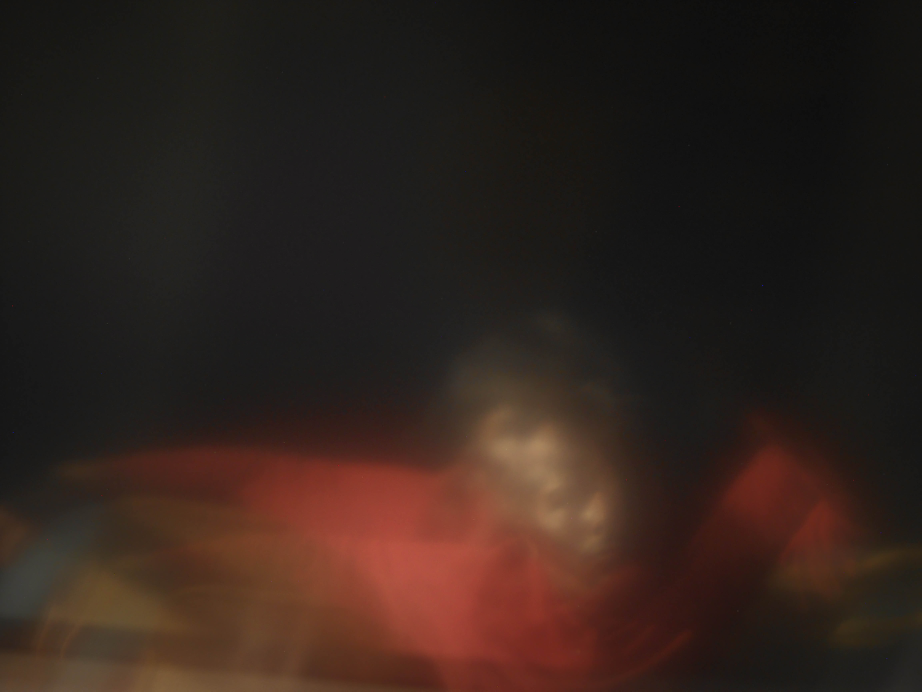
#> input picture assets/img/img.jpg, 4608 x 3456 px, given in place of the camera (shown at 1/5 size)
$ python identity.py
#> lines starting #> are read from the running program, lines starting #| are printed output that depends on the picture
import cv2
import numpy as np
import time

cap = cv2.VideoCapture(0)
cap.set(cv2.CAP_PROP_FRAME_WIDTH, 640)
cap.set(cv2.CAP_PROP_FRAME_HEIGHT, 480)

previous_frame = None
silhouette_persistent = None

phrases = [
    "did you hear what i said?",
    "where did he move to?",
    "just try your best.",
    "you're so annoying.",
    "fruit for breakfast.",
    "i didn't get the job.",
    "couldn't be me.",
    "sounds like fun.",
    "i swear, i can never take you seriously.",
    "colored felt & denim.",
    "i can't.",
    "i'm a bad mom.",
    "yeah, it just wasn't for me.",
    "wanna grab lunch tomorrow?",
    "oh my god, and then what happened?",
    "i haven't heard anything back.",
    "i already told you, i don't know.",
    "are you sure you're good to drive?",
    "it didn't mean anything.",
    "your shoes are old.",
    "yeah i'll go.",
    "it's just what we do.",
    "you need a haircut.",
    "NO SIGNAL DETECTED"
]
text_index = 0
text_opacity = 0
fade_in = True
last_text_time = time.time()

cv2.namedWindow("Fuzzy Silhouette", cv2.WINDOW_NORMAL)
cv2.setWindowProperty("Fuzzy Silhouette", cv2.WND_PROP_FULLSCREEN, cv2.WINDOW_FULLSCREEN)

while True:
    ret, frame = cap.read()
#> frame is the input picture: shape (3456, 4608, 3); mean B, G, R 28.7, 34.9, 49.7
    if not ret:
        break

    frame = cv2.flip(frame, 1)
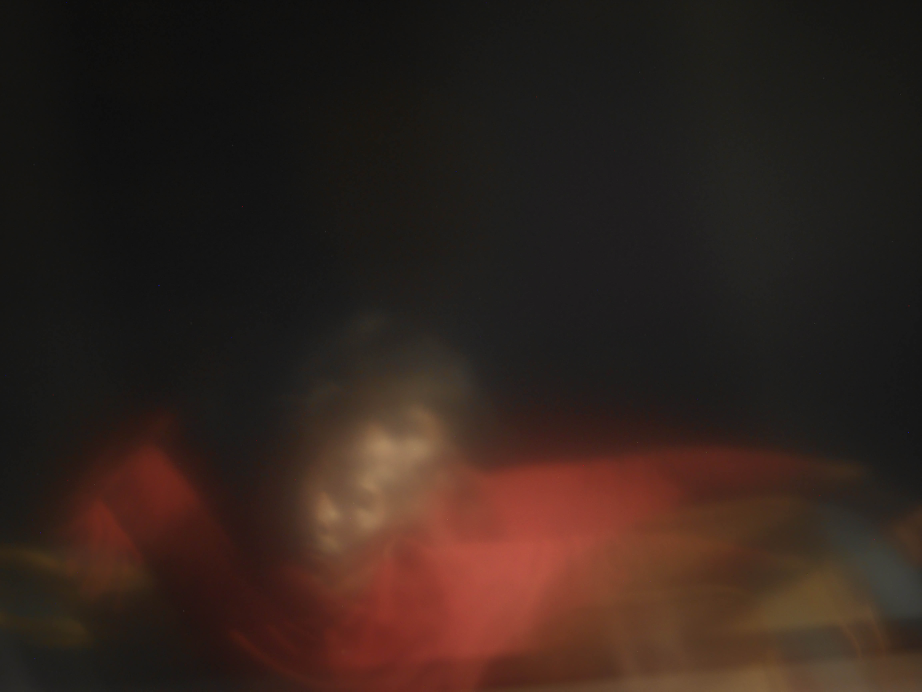
#> frame: shape (3456, 4608, 3) (shown at 1/5 size); mean B, G, R 28.7, 34.9, 49.7
    gray = cv2.cvtColor(frame, cv2.COLOR_BGR2GRAY)
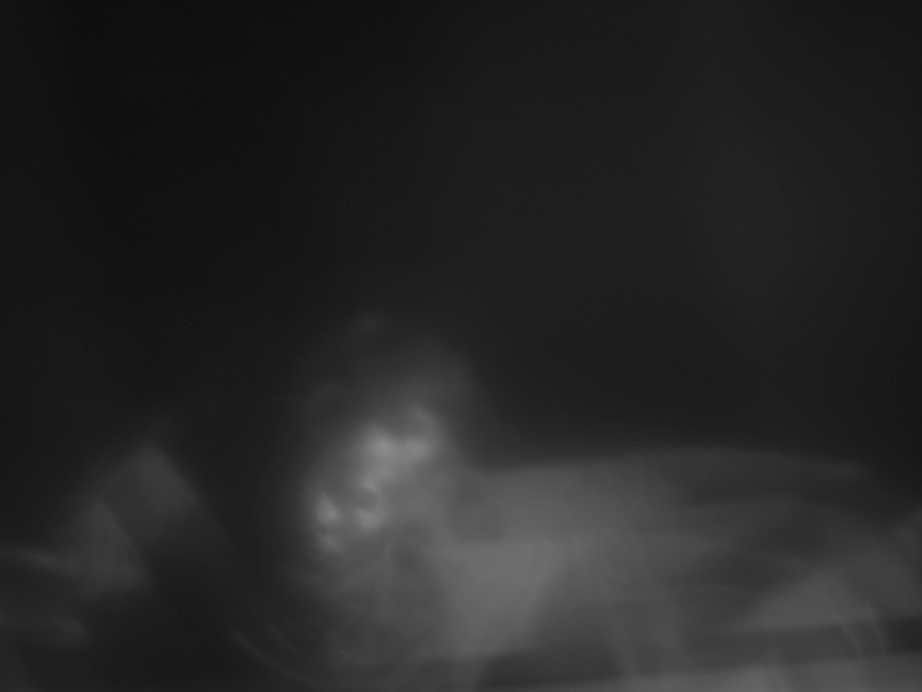
#> gray: shape (3456, 4608) (shown at 1/5 size); min 0, max 255, mean 38.6
    blurred = cv2.GaussianBlur(gray, (21, 21), 0)

    if silhouette_persistent is None:
        silhouette_persistent = np.zeros_like(frame)

    if previous_frame is None:
        previous_frame = blurred
        continue

    frame_delta = cv2.absdiff(previous_frame, blurred)
    motion_mask = cv2.threshold(frame_delta, 1, 255, cv2.THRESH_BINARY)[1]
    motion_mask = cv2.dilate(motion_mask, None, iterations=2)

    silhouette_frame = np.zeros_like(frame)
    contours, _ = cv2.findContours(motion_mask, cv2.RETR_EXTERNAL, cv2.CHAIN_APPROX_SIMPLE)
    for contour in contours:
        if cv2.contourArea(contour) > 500:
            cv2.drawContours(silhouette_frame, [contour], -1, (128, 128, 128), -1)

    silhouette_persistent = cv2.addWeighted(silhouette_persistent, 0.95, silhouette_frame, 0.05, 0)
    silhouette_persistent_blurred = cv2.GaussianBlur(silhouette_persistent, (15, 15), 0)

    current_time = time.time()
    if fade_in:
        text_opacity += 5
        if text_opacity >= 255:
            text_opacity = 255
            fade_in = False
            last_text_time = current_time
    else:
        if current_time - last_text_time > 2:
            text_opacity -= 5
            if text_opacity <= 0:
                text_opacity = 0
                fade_in = True
                text_index = (text_index + 1) % len(phrases)

    overlay = silhouette_persistent_blurred.copy()
    text = phrases[text_index]
    font = cv2.FONT_HERSHEY_SIMPLEX
    font_scale = 1.5
    thickness = 2

    while True:
        text_size = cv2.getTextSize(text, font, font_scale, thickness)[0]
        if text_size[0] <= overlay.shape[1] * 0.9:
            break
        font_scale -= 0.1

    text_x = (overlay.shape[1] - text_size[0]) // 2
    text_y = (overlay.shape[0] + text_size[1]) // 2
    cv2.putText(overlay, text, (text_x, text_y), font, font_scale, (255, 255, 255, int(text_opacity)), thickness)

    silhouette_with_text = cv2.addWeighted(silhouette_persistent_blurred, 1, overlay, text_opacity / 255.0, 0)

    previous_frame = blurred

    cv2.imshow("Fuzzy Silhouette", silhouette_with_text)

    if cv2.waitKey(1) & 0xFF == ord('q'):
        break

cap.release()
cv2.destroyAllWindows()
